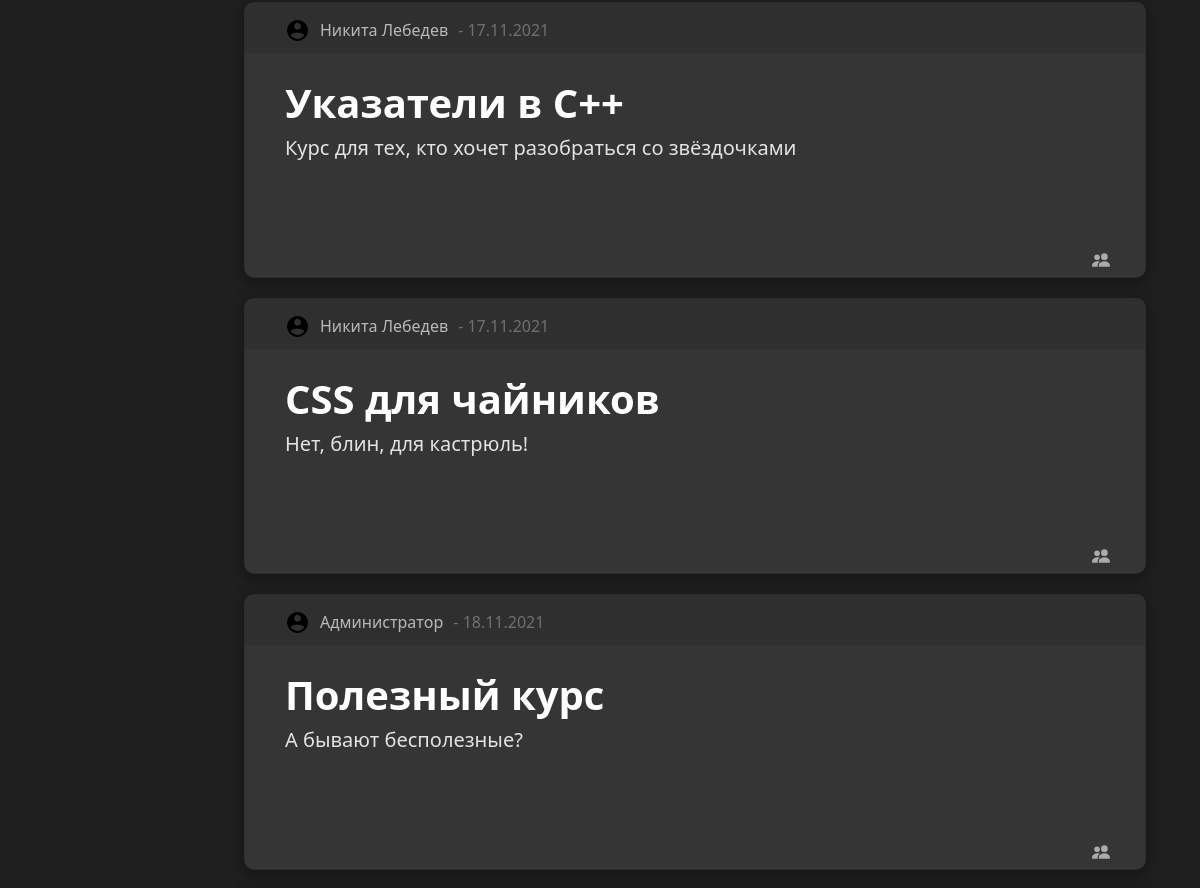
The app's page /main/results (middle part), older data.
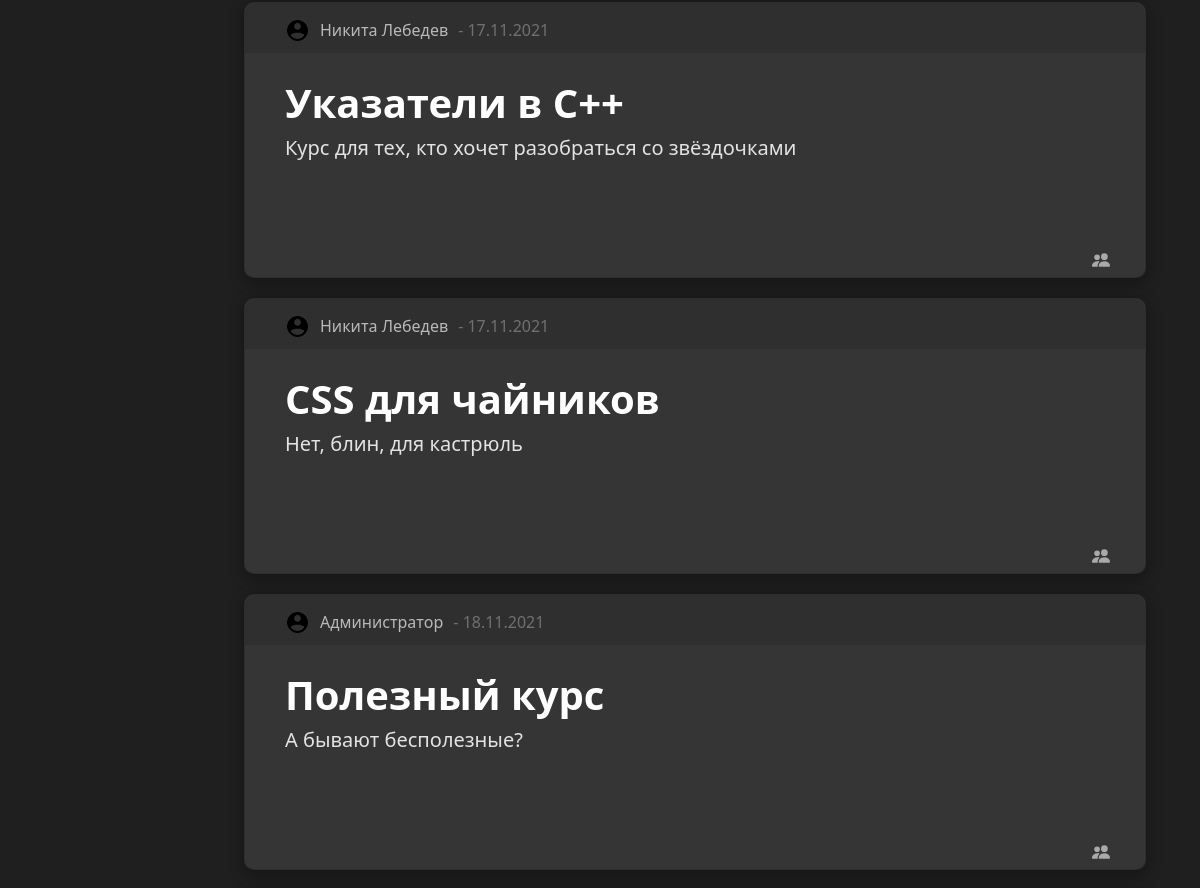
The same page, newer data.
### main/models.py (models this page shows, shortened)
class Courses(models.Model):
    title = models.CharField('title', max_length=80, null=False)
    description = models.TextField('description')
    date = models.TextField('date')
    category = models.ForeignKey(Categories, models.DO_NOTHING, db_column='Category_id')  # Field name made lowercase.
    author = models.ForeignKey(Authors, models.DO_NOTHING, db_column='Author_id')  # Field name made lowercase.
    class Meta:
        db_table = 'Courses'
    def __str__(self):
        return self.title

class Authors(models.Model):
    name = models.CharField('name', max_length=80, null=False)
    user = models.ForeignKey(settings.AUTH_USER_MODEL, models.DO_NOTHING, db_column='User_id')  # Field name made lowercase.
    class Meta:
        db_table = 'Authors'

class Profile(models.Model):
    user = models.OneToOneField(settings.AUTH_USER_MODEL, on_delete=models.CASCADE, null=True, )
    surname = models.CharField('surname', max_length=80, null=False)
    name = models.CharField('name', max_length=80, null=False)
    profile_pic = models.ImageField(null=True, blank=True, upload_to="images/profile/")
    birth_date = models.DateField(null=True, blank=True)
    class Meta:
        db_table = 'Profile'

### main/views.py (the view, shortened to what this page needs)
# urls.py: path('/results', advanced_results.as_view(), name='adv_results'),
class advanced_results(ListView):
    model = Courses
    template_name = 'main/results.html'
    def get_queryset(self):
        title = self.request.GET.get('title', default='')
        desk = self.request.GET.get('desk', default='')
        cat = self.request.GET.get('cat', default='')
        author = self.request.GET.get('author', default='')
        tags = self.request.GET.get('tags', default='')
        if cat == 'Категория':
            cat = ''
        tags_list = tags.lower().split(', ')
        if tags_list == ['']:
            object_list = Courses.objects.filter(
                Q(title__icontains=title) &
                Q(description__icontains=desk) &
                Q(category__title__icontains=cat) &
                Q(author__name__icontains=author)
            ).distinct()
        print('object_list: ')
        print(object_list)
        return object_list

### main/templates/main/results.html (shortened to what this page needs)
{% extends 'main/base.html' %}
{% block style %}
    {% load static %}
{% endblock %}
{% block content %}
    {% block list %}
        {% if object_list %}
            <div class="container">
                <div class="row">
                    {% for el in object_list%}
                                <div class="card block" id="{{ el.id }}">
                                    <div class="cardHeader">
                                        <div class="author" onclick="window.location.href = '{% url 'user_page' el.author.user.pk %}'">
                                        {% if user.profile.profile_pic %}
                                          <img class="courseAuthorAvatarProfile" src="{{el.author.user.profile.profile_pic.url}}">
                                        {% else %}
                                          <img class="courseAuthorAvatarProfile" src="{% static 'main/img/user96.png' %}"><br><br>
                                        {% endif %}
                                        <div id="authorname">
                                             {{ el.author.user.profile.name }} {{ el.author.user.profile.surname }}
                                        </div>
                                </div>
                                        <div class="date"> - {{ el.date }}</div>
                                    </div>
                                <div class="cardContainer"  onclick="window.location.href ='{% url 'course' el.pk %}'">
                                    <div class="lable">
                                        <div class="text">
                                            <div class="title fs-1">{{ el.title }}</div>
                                        </div>
                                    </div>
                                        <div class="desk fs-5">{{el.description|truncatewords:50}}</div>
                                    <div class="tags"></br>
                                    </div>
                                </div>
                                <div class="stat">
                                </div>
                            </div>
                    {% endfor %}
                </div>
            </div>
        {% else %}
            <h1>Ничего не найдено</h1>
        {% endif %}
    {% endblock %}
{% endblock %}

Row changes from the older to the newer data that the page shows:
changed Courses "CSS для чайников": description "Нет, блин, для кастрюль!" → "Нет, блин, для кастрюль"
